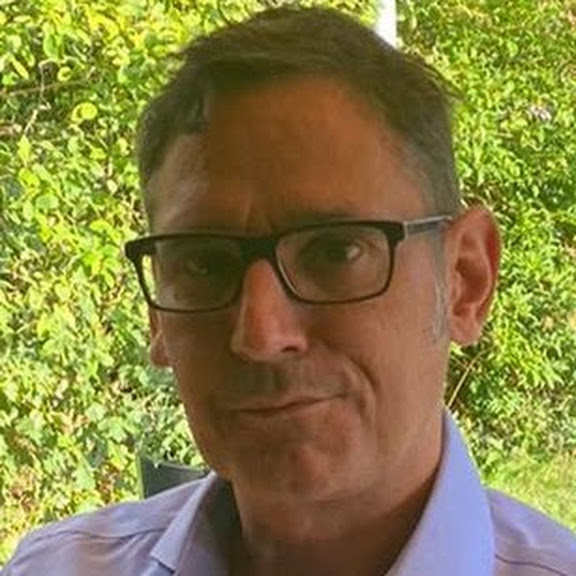
#> input picture sven.jpg, 576 x 576 px
$ python first_steps.py
#> lines starting #> are read from the running program, lines starting #| are printed output that depends on the picture
#> further down, first is the input picture: PIL image 576x576 RGB; mean R, G, B 134, 126.1, 67.4
# Experiments with PIL
# SINCE: 2025-03-06
from PIL import Image
import numpy as np


class ImgFilter:
    """" Applying different filters to PIL.* instances  """

    def change_value_by(self, img: Image.Image, value: int)->Image.Image:
        """ Changing each value by given value (+/-) - generic function """
        # Converting PII to np.array
        tmp_arr = np.array(img)
        # Setting (+/-) value
        tmp_arr += value
        # Sanitizing values (limiting each value to one byte's range)
        np.clip(tmp_arr, 0, 255)

        # Returning np array converted back to P.I.I
        return Image.fromarray(tmp_arr)

    def sepia(self, img: Image.Image, intensity: int = 0.6)->Image.Image:
        # SEE: https://drafts.fxtf.org/filter-effects/#sepiaEquivalent
#> called with intensity = 0.55
            tmp = np.array(img)

            # Transforming each pixel's bands (r,g,b)
            map_a = np.matrix([
                                [ 0.393 + 0.607 * (1 - intensity), 0.769 - 0.769 * (1 - intensity), 0.189 - 0.189 * (1 - intensity)],
                                [ 0.349 - 0.349 * (1 - intensity), 0.686 + 0.314 * (1 - intensity), 0.168 - 0.168 * (1 - intensity)],
                                [ 0.272 - 0.349 * (1 - intensity), 0.534 - 0.534 * (1 - intensity), 0.131 + 0.869 * (1 - intensity)]
            ])

            filter_mapper = np.array([x * map_a for x in tmp] )
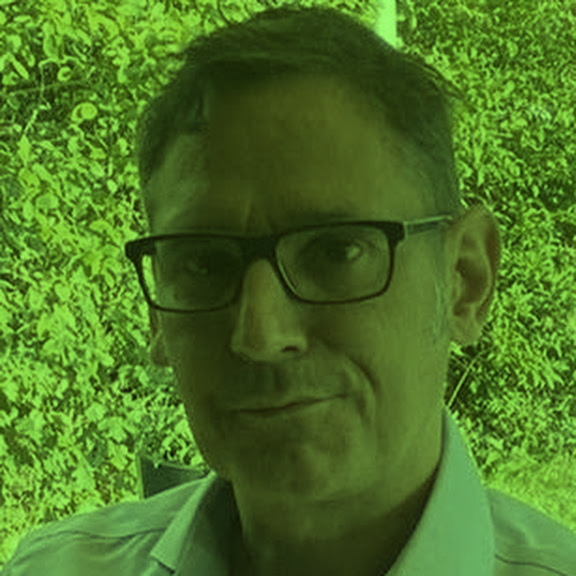
#> filter_mapper: shape (576, 576, 3) float64; mean R, G, B 121.2, 180.8, 60.8; drawn with min black and max white

            # Sanitizing values
            np.clip(filter_mapper, 0, 255)

            # Returning np array converted back to P.I.I
            return Image.fromarray(filter_mapper.astype('uint8'))
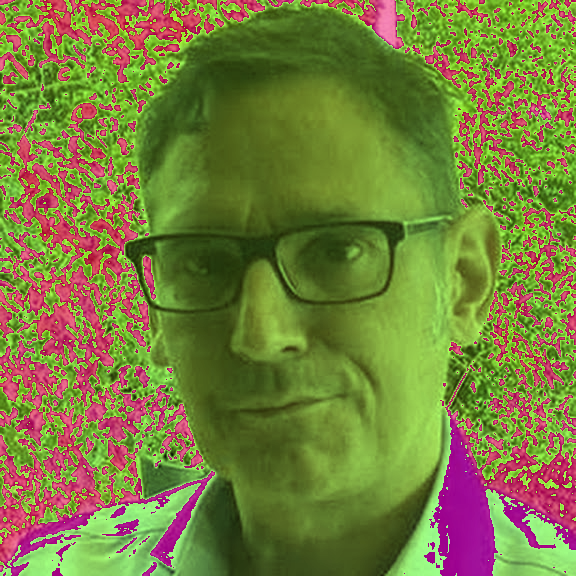
#> returned value: PIL image 576x576 RGB; mean R, G, B 120.7, 126.9, 60.3


filter = ImgFilter()
first = Image.open('sven.jpg')

second_sep = filter.sepia(first, 0.55)
second_sep.show()
